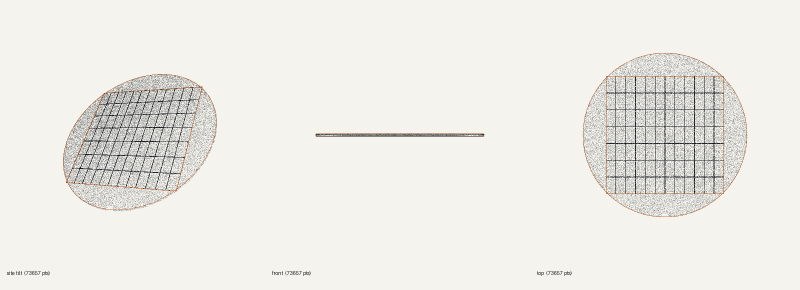
#> input picture qa/_cerebras-wse3-turbo.png, 1600 x 580 px (shown at 1/2 size)
$ python onground.py ../_cerebras-wse3-turbo.png ../_nvidia-b200.png 1.0
#> lines starting #> are read from the running program, lines starting #| are printed output that depends on the picture; after the words box and inside, x2 and y2 are one past the last pixel; in counts of white or black regions, pixels touching at a corner belong together
#!/usr/bin/env python3
"""Composite cover art over the wafer-grey ground and report where the amber sits.
usage: python3 qa/cover/onground.py in.png out.png [band_width_mm]
"""
import sys
import numpy as np
from PIL import Image

src, out = sys.argv[1], sys.argv[2]
mm = float(sys.argv[3]) if len(sys.argv) > 3 else 210.0
im = Image.open(src).convert('RGBA')
g = Image.new('RGBA', im.size, (237, 239, 240, 255))
g.alpha_composite(im)
g.convert('RGB').save(out)

a = np.asarray(im).astype(int)
r, gg, b, al = a[..., 0], a[..., 1], a[..., 2], a[..., 3]
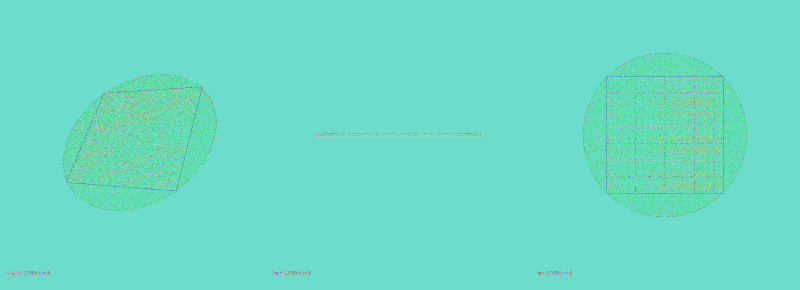
#> r: shape (580, 1600) int64 (shown at 1/2 size); 191 distinct labels, from 21 to 244; one colour per label, 0 black
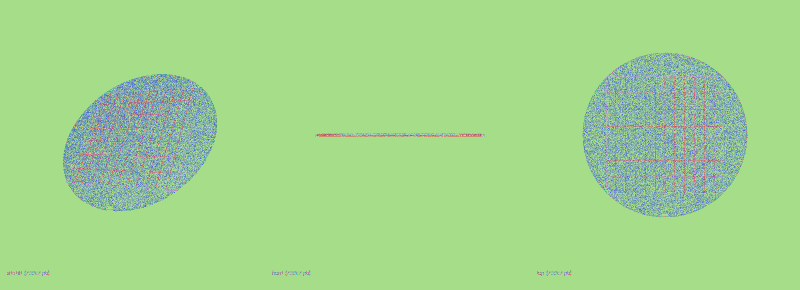
#> gg: shape (580, 1600) int64 (shown at 1/2 size); 170 distinct labels, from 22 to 243; one colour per label, 0 black
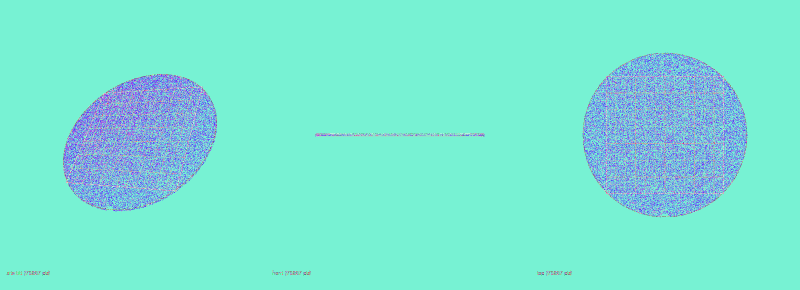
#> b: shape (580, 1600) int64 (shown at 1/2 size); 165 distinct labels, from 26 to 238; one colour per label, 0 black
#> al: shape (580, 1600) int64; every value is 255
amber = (al > 20) & (r > gg + 20) & (gg > b + 20)
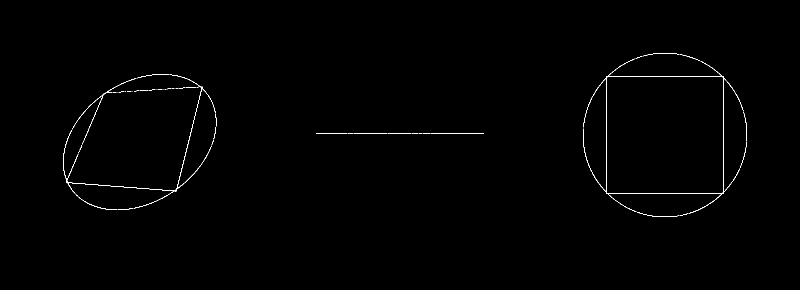
#> amber: shape (580, 1600) bool (shown at 1/2 size); 0.45% white in thin lines or dots, all inside (x1, y1, x2, y2) = (126, 106, 1494, 434)
cols = amber.sum(0)
#> cols = 1600 values, max 236 at index 1212, min 0 at index 0, mean 2.63
hit = np.nonzero(cols > im.size[1] * 0.15)[0]
#> hit = [1212, 1447]
print('wrote', out, im.size)
#| wrote ../_nvidia-b200.png (1600, 580)
if len(hit):
    print('amber columns px %d..%d  =  %.1fmm..%.1fmm from the left edge'
          % (hit[0], hit[-1], hit[0] * mm / im.size[0], hit[-1] * mm / im.size[0]))
#| amber columns px 1212..1447  =  0.8mm..0.9mm from the left edge
else:
    print('no strong amber column')
ink_cov = ((al > 20) & ~amber).mean()
#> ink_cov = 0.995
print('ink coverage %.1f%%   amber coverage %.2f%%' % (ink_cov * 100, amber.mean() * 100))
#| ink coverage 99.5%   amber coverage 0.45%

$ run again, on qa/cowos-exploded.png
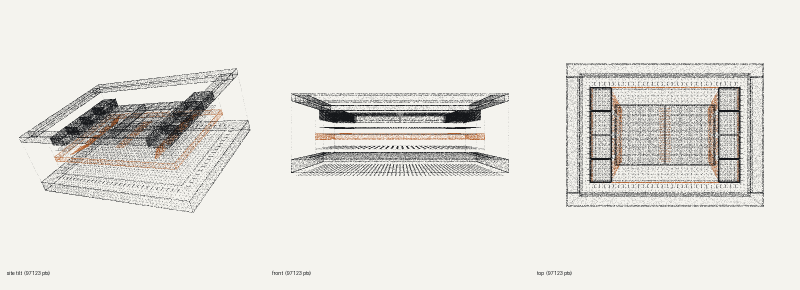
#> input picture qa/cowos-exploded.png, 1600 x 580 px (shown at 1/2 size)
#> r: shape (580, 1600) int64; 209 distinct labels, from 20 to 244
#> gg: shape (580, 1600) int64; 193 distinct labels, from 23 to 243
#> `r, gg, b, al = a[..., 0], a[..., 1], a[..., 2], a[..., 3]`:
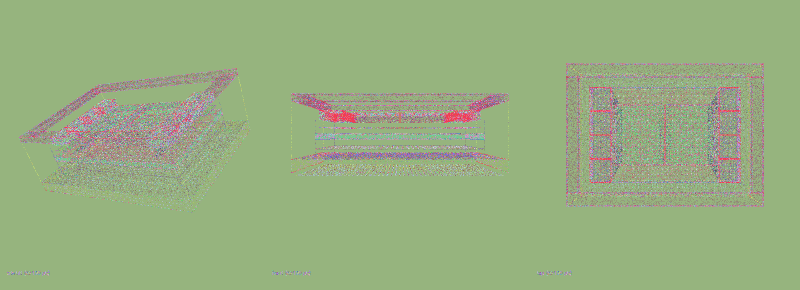
#> b: shape (580, 1600) int64 (shown at 1/2 size); 190 distinct labels, from 25 to 238; one colour per label, 0 black
#> al: shape (580, 1600) int64; every value is 255
#> `amber = (al > 20) & (r > gg + 20) & (gg > b + 20)`:
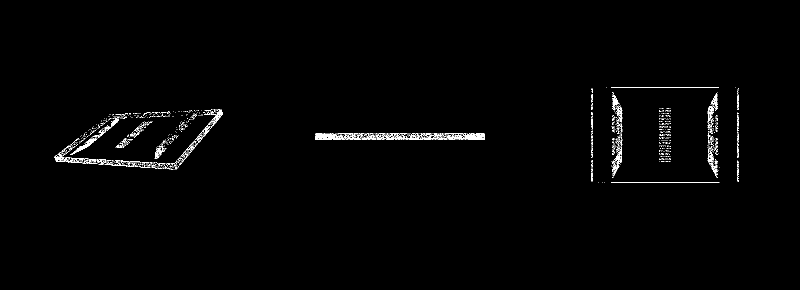
#> amber: shape (580, 1600) bool (shown at 1/2 size); 1.1% white in thin lines or dots, all inside (x1, y1, x2, y2) = (109, 174, 1478, 366)
#> cols = 1600 values, max 149 at index 1475, min 0 at index 0, mean 6.09
#> hit = [1183, 1184, 1475, 1476]
#| wrote ../cowos-exploded.png (1600, 580)
#| amber columns px 1183..1476  =  0.7mm..0.9mm from the left edge
#> ink_cov = 0.989
#| ink coverage 98.9%   amber coverage 1.05%
